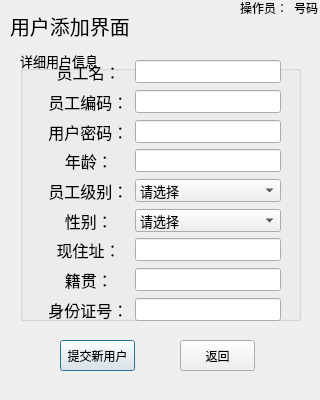
<?xml version="1.0" encoding="UTF-8"?>
<ui version="4.0">
 <class>adduser</class>
 <widget class="QDialog" name="adduser">
  <property name="geometry">
   <rect>
    <x>0</x>
    <y>0</y>
    <width>320</width>
    <height>400</height>
   </rect>
  </property>
  <property name="windowTitle">
   <string>Dialog</string>
  </property>
  <widget class="QLabel" name="label">
   <property name="geometry">
    <rect>
     <x>10</x>
     <y>10</y>
     <width>131</width>
     <height>31</height>
    </rect>
   </property>
   <property name="font">
    <font>
     <family>华文行楷</family>
     <pointsize>15</pointsize>
    </font>
   </property>
   <property name="text">
    <string>用户添加界面</string>
   </property>
  </widget>
  <widget class="QGroupBox" name="groupBox">
   <property name="geometry">
    <rect>
     <x>20</x>
     <y>50</y>
     <width>281</width>
     <height>271</height>
    </rect>
   </property>
   <property name="font">
    <font>
     <pointsize>10</pointsize>
    </font>
   </property>
   <property name="title">
    <string>详细用户信息</string>
   </property>
   <widget class="QWidget" name="layoutWidget">
    <property name="geometry">
     <rect>
      <x>20</x>
      <y>10</y>
      <width>241</width>
      <height>261</height>
     </rect>
    </property>
    <layout class="QGridLayout" name="gridLayout">
     <item row="0" column="0">
      <widget class="QLabel" name="label_2">
       <property name="font">
        <font>
         <family>华文行楷</family>
         <pointsize>12</pointsize>
        </font>
       </property>
       <property name="text">
        <string>    员工名：</string>
       </property>
      </widget>
     </item>
     <item row="0" column="1">
      <widget class="QLineEdit" name="lineEdit"/>
     </item>
     <item row="1" column="0">
      <widget class="QLabel" name="label_3">
       <property name="font">
        <font>
         <family>华文行楷</family>
         <pointsize>12</pointsize>
        </font>
       </property>
       <property name="text">
        <string>  员工编码：</string>
       </property>
      </widget>
     </item>
     <item row="1" column="1">
      <widget class="QLineEdit" name="lineEdit_2"/>
     </item>
     <item row="4" column="0">
      <widget class="QLabel" name="label_4">
       <property name="font">
        <font>
         <family>华文行楷</family>
         <pointsize>12</pointsize>
        </font>
       </property>
       <property name="text">
        <string>  员工级别：</string>
       </property>
      </widget>
     </item>
     <item row="4" column="1">
      <widget class="QComboBox" name="comboBox">
       <item>
        <property name="text">
         <string>请选择</string>
        </property>
       </item>
       <item>
        <property name="text">
         <string>一级</string>
        </property>
       </item>
       <item>
        <property name="text">
         <string>二级</string>
        </property>
       </item>
       <item>
        <property name="text">
         <string>三级</string>
        </property>
       </item>
      </widget>
     </item>
     <item row="5" column="0">
      <widget class="QLabel" name="label_5">
       <property name="font">
        <font>
         <family>华文行楷</family>
         <pointsize>12</pointsize>
        </font>
       </property>
       <property name="text">
        <string>      性别：</string>
       </property>
      </widget>
     </item>
     <item row="5" column="1">
      <widget class="QComboBox" name="comboBox_2">
       <item>
        <property name="text">
         <string>请选择</string>
        </property>
       </item>
       <item>
        <property name="text">
         <string>男</string>
        </property>
       </item>
       <item>
        <property name="text">
         <string>女</string>
        </property>
       </item>
      </widget>
     </item>
     <item row="6" column="0">
      <widget class="QLabel" name="label_6">
       <property name="font">
        <font>
         <family>华文行楷</family>
         <pointsize>12</pointsize>
        </font>
       </property>
       <property name="text">
        <string>    现住址：</string>
       </property>
      </widget>
     </item>
     <item row="6" column="1">
      <widget class="QLineEdit" name="lineEdit_3"/>
     </item>
     <item row="7" column="0">
      <widget class="QLabel" name="label_7">
       <property name="font">
        <font>
         <family>华文行楷</family>
         <pointsize>12</pointsize>
        </font>
       </property>
       <property name="text">
        <string>      籍贯：</string>
       </property>
      </widget>
     </item>
     <item row="7" column="1">
      <widget class="QLineEdit" name="lineEdit_4"/>
     </item>
     <item row="8" column="0">
      <widget class="QLabel" name="label_8">
       <property name="font">
        <font>
         <family>华文行楷</family>
         <pointsize>12</pointsize>
        </font>
       </property>
       <property name="text">
        <string>  身份证号：</string>
       </property>
      </widget>
     </item>
     <item row="8" column="1">
      <widget class="QLineEdit" name="lineEdit_5"/>
     </item>
     <item row="2" column="1">
      <widget class="QLineEdit" name="lineEdit_6"/>
     </item>
     <item row="2" column="0">
      <widget class="QLabel" name="label_11">
       <property name="font">
        <font>
         <family>华文行楷</family>
         <pointsize>12</pointsize>
         <weight>50</weight>
         <bold>false</bold>
        </font>
       </property>
       <property name="text">
        <string>  用户密码：</string>
       </property>
      </widget>
     </item>
     <item row="3" column="0">
      <widget class="QLabel" name="label_12">
       <property name="font">
        <font>
         <family>华文行楷</family>
         <pointsize>12</pointsize>
         <weight>50</weight>
         <bold>false</bold>
        </font>
       </property>
       <property name="text">
        <string>      年龄：</string>
       </property>
      </widget>
     </item>
     <item row="3" column="1">
      <widget class="QLineEdit" name="lineEdit_7"/>
     </item>
    </layout>
   </widget>
  </widget>
  <widget class="QPushButton" name="pushButton">
   <property name="geometry">
    <rect>
     <x>60</x>
     <y>340</y>
     <width>75</width>
     <height>31</height>
    </rect>
   </property>
   <property name="text">
    <string>提交新用户</string>
   </property>
  </widget>
  <widget class="QPushButton" name="pushButton_2">
   <property name="geometry">
    <rect>
     <x>180</x>
     <y>340</y>
     <width>75</width>
     <height>31</height>
    </rect>
   </property>
   <property name="text">
    <string>返回</string>
   </property>
  </widget>
  <widget class="QWidget" name="layoutWidget">
   <property name="geometry">
    <rect>
     <x>240</x>
     <y>0</y>
     <width>80</width>
     <height>16</height>
    </rect>
   </property>
   <layout class="QHBoxLayout" name="horizontalLayout">
    <item>
     <widget class="QLabel" name="label_9">
      <property name="text">
       <string>操作员：</string>
      </property>
     </widget>
    </item>
    <item>
     <widget class="QLabel" name="label_10">
      <property name="text">
       <string>号码</string>
      </property>
     </widget>
    </item>
   </layout>
  </widget>
 </widget>
 <resources/>
 <connections/>
</ui>
